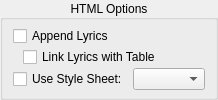
          <widget class="QGroupBox" name="HTMLGroup">
           <property name="title">
            <string>HTML Options</string>
           </property>
           <property name="alignment">
            <set>Qt::AlignCenter</set>
           </property>
           <property name="flat">
            <bool>true</bool>
           </property>
           <layout class="QVBoxLayout" name="verticalLayout_7">
            <property name="spacing">
             <number>0</number>
            </property>
            <property name="leftMargin">
             <number>10</number>
            </property>
            <property name="topMargin">
             <number>5</number>
            </property>
            <property name="rightMargin">
             <number>10</number>
            </property>
            <property name="bottomMargin">
             <number>5</number>
            </property>
            <item>
             <widget class="QCheckBox" name="appendLyricsChk">
              <property name="minimumSize">
               <size>
                <width>0</width>
                <height>20</height>
               </size>
              </property>
              <property name="text">
               <string>Append Lyrics</string>
              </property>
             </widget>
            </item>
            <item>
             <layout class="QHBoxLayout" name="horizontalLayout_5">
              <property name="spacing">
               <number>0</number>
              </property>
              <property name="leftMargin">
               <number>10</number>
              </property>
              <property name="topMargin">
               <number>0</number>
              </property>
              <item>
               <widget class="QCheckBox" name="linkLyricsChk">
                <property name="minimumSize">
                 <size>
                  <width>0</width>
                  <height>20</height>
                 </size>
                </property>
                <property name="toolTip">
                 <string>For HTML reports only.</string>
                </property>
                <property name="text">
                 <string>Link Lyrics with Table</string>
                </property>
               </widget>
              </item>
             </layout>
            </item>
            <item>
             <layout class="QHBoxLayout" name="horizontalLayout_6">
              <property name="spacing">
               <number>5</number>
              </property>
              <item>
               <widget class="QCheckBox" name="useStyleChk">
                <property name="sizePolicy">
                 <sizepolicy hsizetype="Fixed" vsizetype="Fixed">
                  <horstretch>0</horstretch>
                  <verstretch>0</verstretch>
                 </sizepolicy>
                </property>
                <property name="minimumSize">
                 <size>
                  <width>0</width>
                  <height>20</height>
                 </size>
                </property>
                <property name="toolTip">
                 <string>For HTML reports only.</string>
                </property>
                <property name="text">
                 <string>Use Style Sheet:</string>
                </property>
               </widget>
              </item>
              <item>
               <widget class="QComboBox" name="styleCombo">
                <property name="minimumSize">
                 <size>
                  <width>0</width>
                  <height>20</height>
                 </size>
                </property>
               </widget>
              </item>
             </layout>
            </item>
           </layout>
          </widget>
